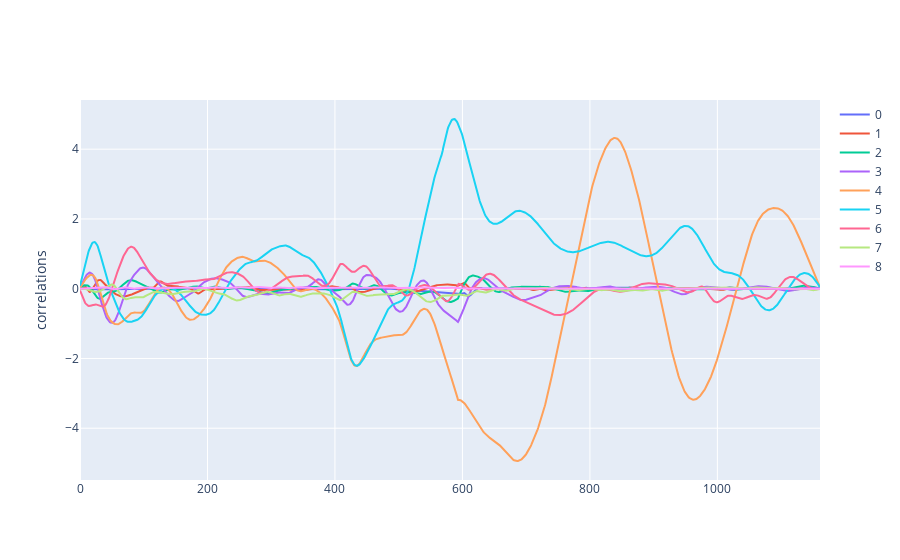

Notebook source saved alongside this figure:
### Code cell
fig = go.Figure()
for i in range(correlation.shape[1]):
    fig.add_trace(go.Scatter(y=correlation[:, i], mode="lines", name=i))

fig.update_layout(
    yaxis_title="correlations"
)
fig.show()

### Figure 1 — Plotly figure (JSON) as saved in the notebook; plotly's stock layout.template omitted (floating-point values rounded to 4 significant figures; data arrays with more than 128 entries replaced by an {"elided": "..."} marker saying what was removed)
{"data": [{"mode": "lines", "name": "0", "type": "scatter", "visible": true, "y": {"elided": "1162 float values"}}, {"mode": "lines", "name": "1", "type": "scatter", "visible": true, "y": {"elided": "1162 float values"}}, {"mode": "lines", "name": "2", "type": "scatter", "visible": true, "y": {"elided": "1162 float values"}}, {"mode": "lines", "name": "3", "type": "scatter", "visible": true, "y": {"elided": "1162 float values"}}, {"mode": "lines", "name": "4", "type": "scatter", "visible": true, "y": {"elided": "1162 float values"}}, {"mode": "lines", "name": "5", "type": "scatter", "visible": true, "y": {"elided": "1162 float values"}}, {"mode": "lines", "name": "6", "type": "scatter", "visible": true, "y": {"elided": "1162 float values"}}, {"mode": "lines", "name": "7", "type": "scatter", "visible": true, "y": {"elided": "1162 float values"}}, {"mode": "lines", "name": "8", "type": "scatter", "visible": true, "y": {"elided": "1162 float values"}}], "layout": {"autosize": true, "xaxis": {"autorange": true, "range": [0, 1161]}, "yaxis": {"autorange": true, "range": [-5.484, 5.41], "title": {"text": "correlations"}, "type": "linear"}}}
